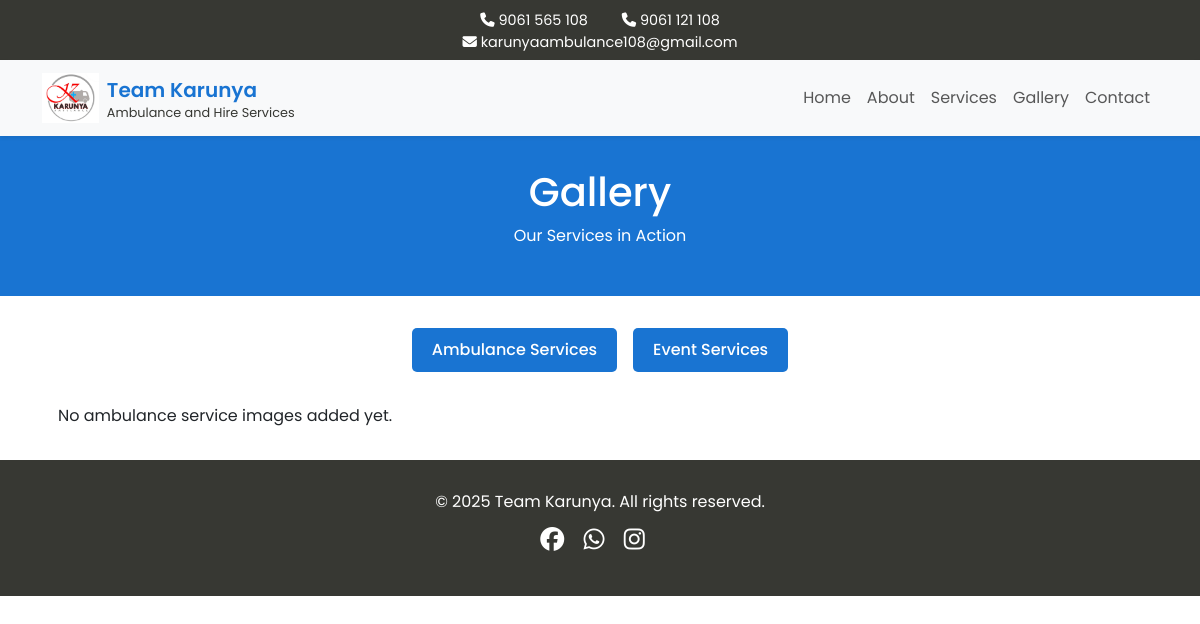
The app's page /gallery/, older data.
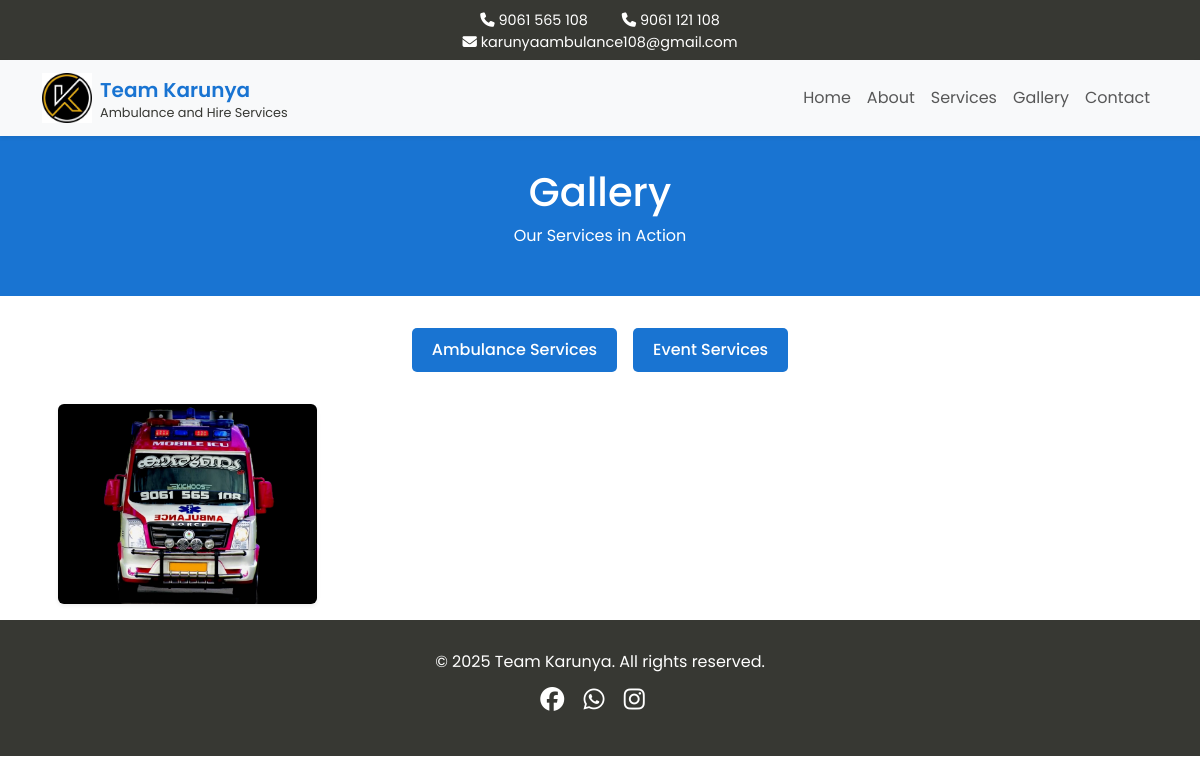
The same page, newer data.
### teamK/models.py (models this page shows, shortened)
class SiteLogo(models.Model):
    logo = models.ImageField(upload_to="logo/")

class GalleryImage(models.Model):
    CATEGORY_CHOICES = [
        ("ambulance", "Ambulance Services"),
        ("event", "Event Services"),
    ]
    category = models.CharField(max_length=20, choices=CATEGORY_CHOICES)
    image = models.ImageField(upload_to="gallery/")

### teamK/views.py (the view)
# urls.py: path('gallery/', views.gallery, name='gallery'),
def gallery(request):
    ambulance_images = GalleryImage.objects.filter(category="ambulance")
    event_images = GalleryImage.objects.filter(category="event")
    return render(request, "teamK/gallery.html", {
        "ambulance_images": ambulance_images,
        "event_images": event_images,
    })

### teamK/context_processors.py (called while the page is built)
def site_logo(request):
    logo = SiteLogo.objects.first()  # get the first (or only) logo
    return {"site_logo": logo}

### teamK/templates/teamK/gallery.html (shortened to what this page needs)
{% load static %}
<!DOCTYPE html>
<html lang="en">
<head>
  <link href="https://cdn.jsdelivr.net/npm/bootstrap@5.3.0/dist/css/bootstrap.min.css" rel="stylesheet"/>
  <link href="https://cdnjs.cloudflare.com/ajax/libs/font-awesome/6.5.0/css/all.min.css" rel="stylesheet" />
  <link rel="stylesheet" href="{% static 'css/gallery.css' %}">
</head>
<body>
   <div class="top-bar">
     <a href="tel:+919061565108"><i class="fas fa-phone"></i> 9061 565 108</a>
     <a href="tel:+919061121108"><i class="fas fa-phone"></i> 9061 121 108</a> <br>
     <a href="mailto:karunyaambulance108@gmail.com"><i class="fas fa-envelope"></i> karunyaambulance108@gmail.com</a>
   </div>
    <nav class="navbar navbar-expand-lg navbar-light bg-light sticky-top shadow-sm">
      <div class="container">
        <a class="navbar-brand" href="{% url 'index' %}">
           {% if site_logo and site_logo.logo %}
          <img src="{{ site_logo.logo.url }}" alt="Team Karunya Logo" class="logo-img me-2" style="height:50px; width:auto;">
          {% else %}
            <img src="{% static 'images/default-logo.jpg' %}" alt="Default Logo" class="logo-img me-2" style="height:50px; width:auto;">
          {% endif %}
          <div>
            Team Karunya
            <span class="subtitle clr2">Ambulance and Hire Services</span>
          </div>
        </a>
        <div class="collapse navbar-collapse justify-content-end" id="navbarNav">
          <ul class="navbar-nav">
            <li class="nav-item"><a href="{% url 'index' %}" class="nav-link">Home</a></li>
            <li class="nav-item"><a href="{% url 'about' %}" class="nav-link">About</a></li>
            <li class="nav-item"><a href="{% url 'services' %}" class="nav-link">Services</a></li>
            <li class="nav-item"><a href="{% url 'gallery' %}" class="nav-link">Gallery</a></li>
            <li class="nav-item"><a href="{% url 'contact' %}" class="nav-link">Contact</a></li>
          </ul>
        </div>
      </div>
    </nav>
  <header class="hero">
    <h1>Gallery</h1>
    <p>Our Services in Action</p>
  </header>
  <div class="container">
    <div class="toggle-buttons">
      <button id="btnAmbulance" class="active">Ambulance Services</button>
      <button id="btnEvent">Event Services</button>
    </div>
    <div id="ambulanceSection" class="gallery-section active">
      <div class="row g-3">
        {% for img in ambulance_images %}
        <div class="col-6 col-md-4 col-lg-3">
          <img src="{{ img.image.url }}" alt="Ambulance Service Image" loading="lazy" class="img-fluid rounded shadow-sm" />
        </div>
        {% empty %}
        <p>No ambulance service images added yet.</p>
        {% endfor %}
    </div>
    </div>
  </div>
  <footer class="footer text-center">
  <div class="container">
    <p class="mb-2">© 2025 Team Karunya. All rights reserved.</p>
    <div class="social-icons mb-2">
      <a href="https://facebook.com" target="_blank"><i class="fab fa-facebook"></i></a>
      <a href="https://wa.me/919061565108" target="_blank"><i class="fab fa-whatsapp"></i></a>
      <a href="https://instagram.com" target="_blank"><i class="fab fa-instagram"></i></a>
    </div>
  </div>
</footer>
</body>
</html>

### teamK/static/css/gallery.css (style rules this page uses)
body { font-family: 'Poppins', sans-serif; scroll-behavior: smooth; }
.top-bar { background: #373833; color: #fff; padding: 10px 0; font-size: 0.9rem; text-align: center; height:60px; }
.top-bar a { color: #fff; text-decoration: none; margin: 0 15px; }
.navbar-brand { font-weight: 600; color: #1974d2; display: flex; align-items: center; }
.navbar-brand .subtitle { font-size: 0.8rem; color: #373833; display: block; font-weight: 400; line-height: 1.2; }
.hero { background-color: #1974d2; color: white; padding: 2rem 0; text-align: center; }
.toggle-buttons { display: flex; justify-content: center; gap: 1rem; margin: 2rem 0 1rem; }
.toggle-buttons button { padding: 10px 20px; font-weight: 500; border: none; background-color: #1974d2; color: white; border-radius: 5px; transition: 0.3s; }
.toggle-buttons button.active, .toggle-buttons button:hover { background-color: #1974d2; }
.gallery-section { display: none; padding: 1rem; }
.gallery-section.active { display: block; }
.gallery-section img { width: 100%; height: 200px; object-fit: cover; border-radius: 8px; box-shadow: 0 2px 5px rgba(0,0,0,0.1); }
.footer { background: #373833; color: #fff; padding: 30px 0; }
.footer a { color: #fff; text-decoration: none; }
.social-icons a { margin-right: 15px; font-size: 1.5rem; transition: transform 0.3s; }
.clr2 { color: #373833; }
.logo-img { height: 50px; width: auto; object-fit: contain; }

Row changes from the older to the newer data that the page shows:
added SiteLogo: logo (picture)
added GalleryImage: image (picture)
Text that changed along with them:
text no longer shown: "No ambulance service images added yet."
